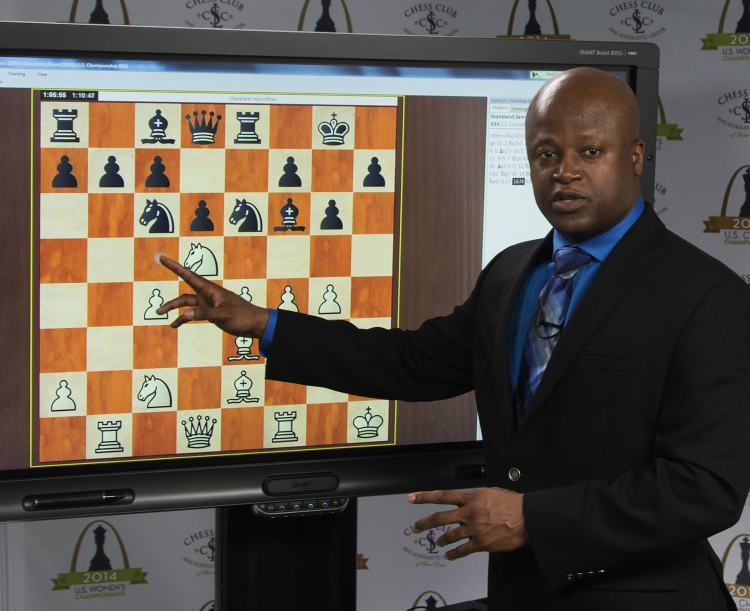
#> input picture chess_detection/Chess2FEN/Test Data/TestImages/TestImages/BoardDetection/cc1.jpg, 1500 x 1222 px (shown at 1/2 size)
$ python -i image_processing.py   (imports and definitions only)
#> lines starting #> are read from the running program, lines starting #| are printed output that depends on the picture; after the words box and inside, x2 and y2 are one past the last pixel; in counts of white or black regions, pixels touching at a corner belong together
#> further down, picture is the input picture: shape (1222, 1500, 3); mean B, G, R 75.6, 85.4, 94.6
"""
Image processing utilities for chess board detection.

Provides functions for preprocessing images, detecting board corners,
perspective correction, and piece localization.
"""

import cv2
import numpy as np
from typing import List, Optional, Tuple, Union


# [28 lines left out: function preprocess_image, not called in this run]


def detect_board_corners(
    image: np.ndarray,
    method: str = 'contours'
) -> Optional[np.ndarray]:
    """
    Detect chess board corners in image.

    Args:
        image: Input image
        method: Detection method ('contours', 'hough', 'template')

    Returns:
        4x2 array of corner coordinates or None
    """
    if method == 'contours':
        return _detect_corners_contours(image)
    elif method == 'hough':
        return _detect_corners_hough(image)
    elif method == 'template':
        return _detect_corners_template(image)
    else:
        raise ValueError(f"Unknown detection method: {method}")


def _detect_corners_contours(image: np.ndarray) -> Optional[np.ndarray]:
    """Detect corners using contour analysis."""
    gray = cv2.cvtColor(image, cv2.COLOR_BGR2GRAY)
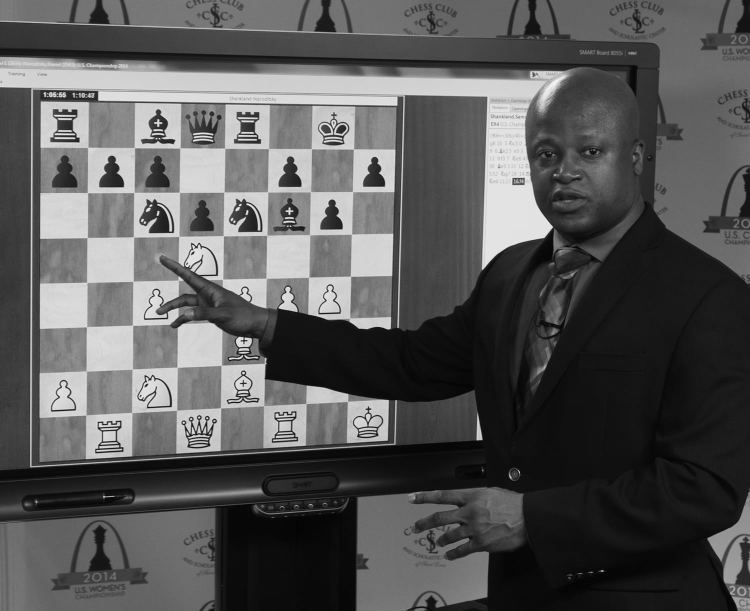
#> gray: shape (1222, 1500) (shown at 1/2 size); min 0, max 254, mean 87.1

    # Apply Gaussian blur
    blurred = cv2.GaussianBlur(gray, (5, 5), 0)

    # Apply Canny edge detection
    edges = cv2.Canny(blurred, 50, 150)
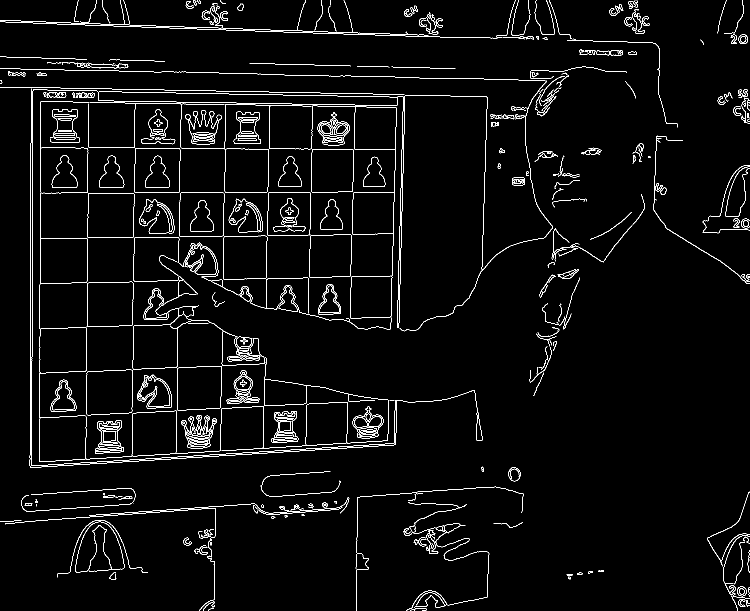
#> edges: shape (1222, 1500) (shown at 1/2 size); 3.2% white in thin lines or dots

    # Find contours
    contours, _ = cv2.findContours(edges, cv2.RETR_EXTERNAL, cv2.CHAIN_APPROX_SIMPLE)
#> contours = 336 contours, 183 with area under 20; largest, box (x1, y1, x2, y2) and area: (79, 202, 779, 924) 43054, (180, 204, 793, 659) 13869, (175, 386, 269, 476) 8128, (173, 563, 267, 654) 7981, (269, 296, 361, 386) 7968

    # Find largest contour (likely the board)
    if not contours:
        return None

    largest_contour = max(contours, key=cv2.contourArea)
#> largest_contour = contour of 1170 points, box (x1, y1, x2, y2) (79, 202, 779, 924), area 43054

    # Approximate contour to polygon
    epsilon = 0.02 * cv2.arcLength(largest_contour, True)
#> epsilon = 158
    approx = cv2.approxPolyDP(largest_contour, epsilon, True)
#> approx = [[81, 203], [79, 923], [775, 880], [267, 738], [358, 560], [266, 738], [775, 879], [80, 835]]

    # Check if we have 4 corners
    if len(approx) == 4:
        corners = approx.reshape(4, 2)
        return corners

    return None


# [203 lines left out: functions _detect_corners_hough, _detect_corners_template, perspective_correct, extract_squares, enhance_contrast, apply_gaussian_blur and 3 more, not called in this run]

>>> import cv2
>>> picture = cv2.imread('../../chess_detection/Chess2FEN/Test Data/TestImages/TestImages/BoardDetection/cc1.jpg')
>>> result = detect_board_corners(picture)

$ run again, on chess_detection/Chess2FEN/Test Data/TestImages/TestImages/BoardDetection/cc10.jpg
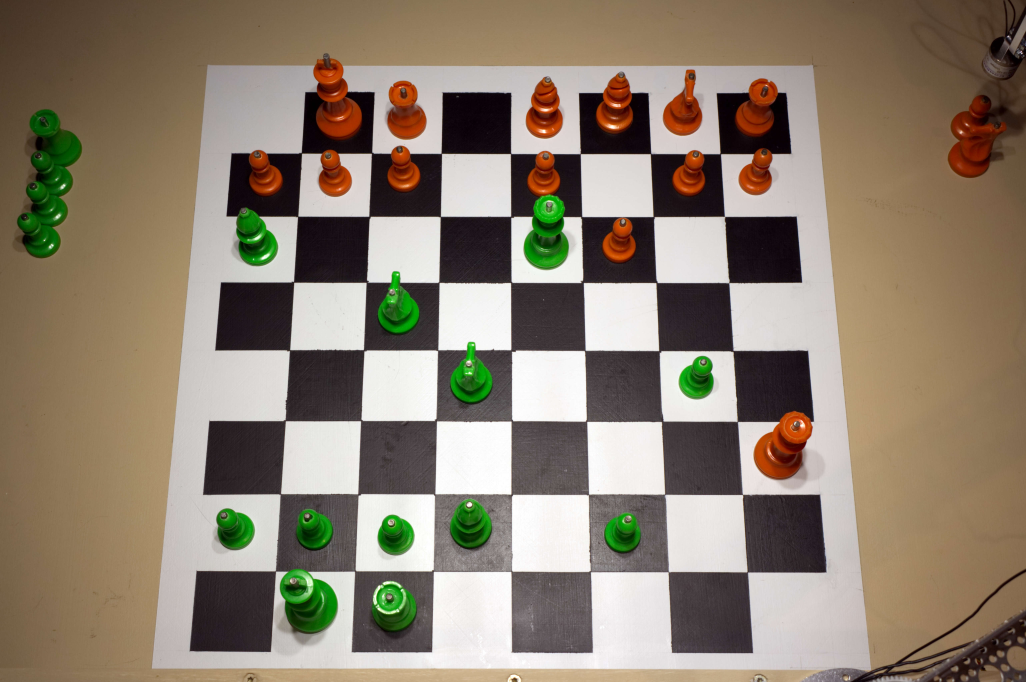
#> input picture chess_detection/Chess2FEN/Test Data/TestImages/TestImages/BoardDetection/cc10.jpg, 5130 x 3410 px (shown at 1/5 size)
#> picture is the input picture: shape (3410, 5130, 3); mean B, G, R 111, 127.6, 140.6
#> in _detect_corners_contours, `gray = cv2.cvtColor(image, cv2.COLOR_BGR2GRAY)`:
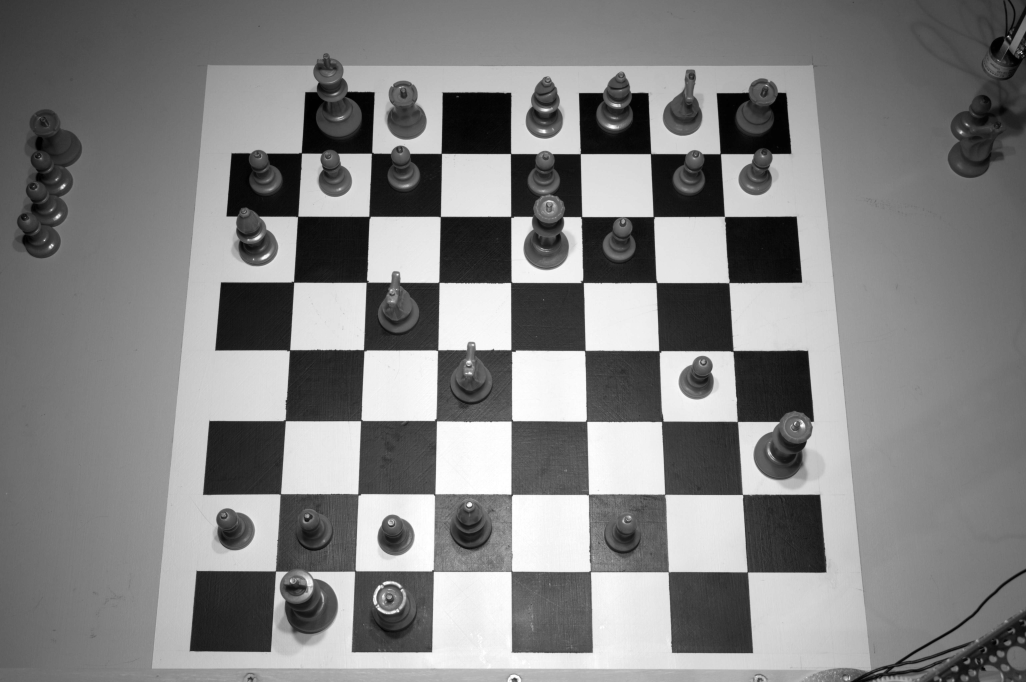
#> gray: shape (3410, 5130) (shown at 1/5 size); min 0, max 255, mean 129.6
#> in _detect_corners_contours, `edges = cv2.Canny(blurred, 50, 150)`:
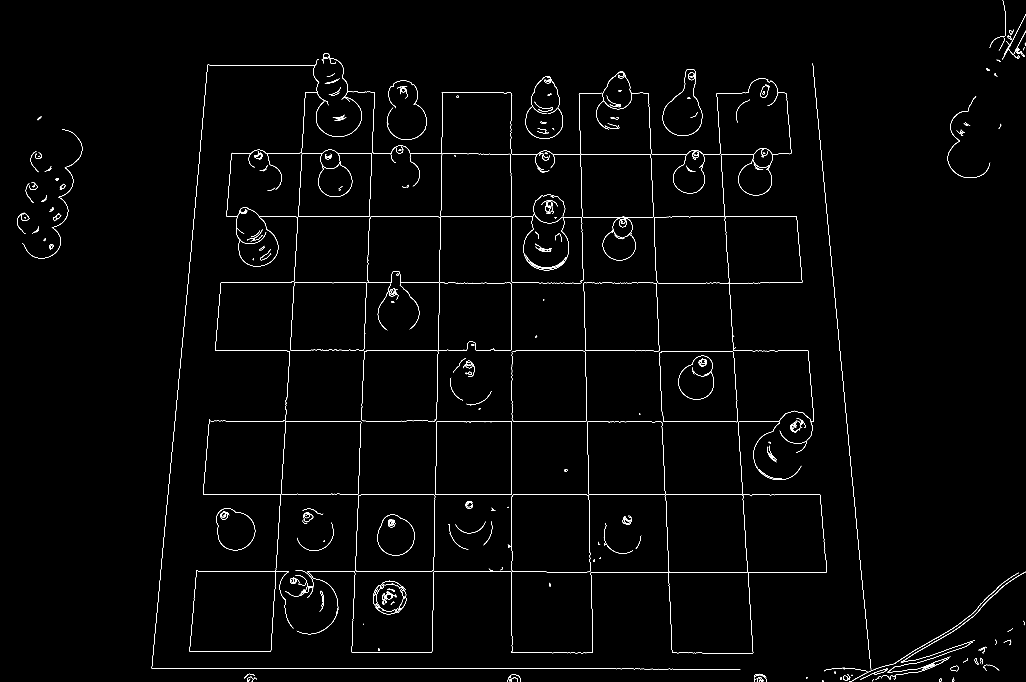
#> edges: shape (3410, 5130) (shown at 1/5 size); 0.58% white in thin lines or dots
#> contours = 429 contours, 255 with area under 20; largest, box (x1, y1, x2, y2) and area: (2557, 2473, 2954, 2861) 149654, (1777, 2470, 2176, 2858) 149230, (1405, 2105, 1806, 2472) 139018, (2936, 2108, 3326, 2474) 137244, (3298, 1755, 3690, 2111) 131669
#> largest_contour = contour of 161 points, box (x1, y1, x2, y2) (2557, 2473, 2954, 2861), area 149654
#> epsilon = 31.5
#> approx = [[2564, 2475], [2563, 2858], [2953, 2854], [2943, 2476]]
#> corners has the same summary as approx
#> result has the same summary as approx in _detect_corners_contours

$ run again, on chess_detection/Chess2FEN/Test Data/TestImages/TestImages/BoardDetection/cc2.jpg
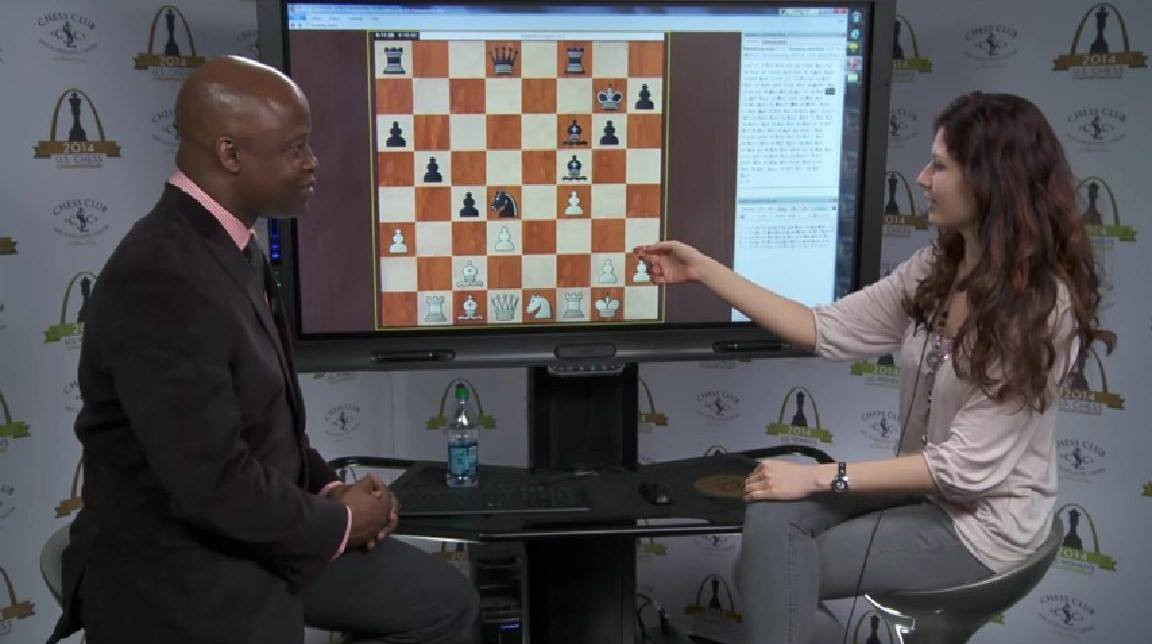
#> input picture chess_detection/Chess2FEN/Test Data/TestImages/TestImages/BoardDetection/cc2.jpg, 1152 x 644 px
#> picture is the input picture: shape (644, 1152, 3); mean B, G, R 86.7, 83.4, 86.1
#> in _detect_corners_contours, `gray = cv2.cvtColor(image, cv2.COLOR_BGR2GRAY)`:
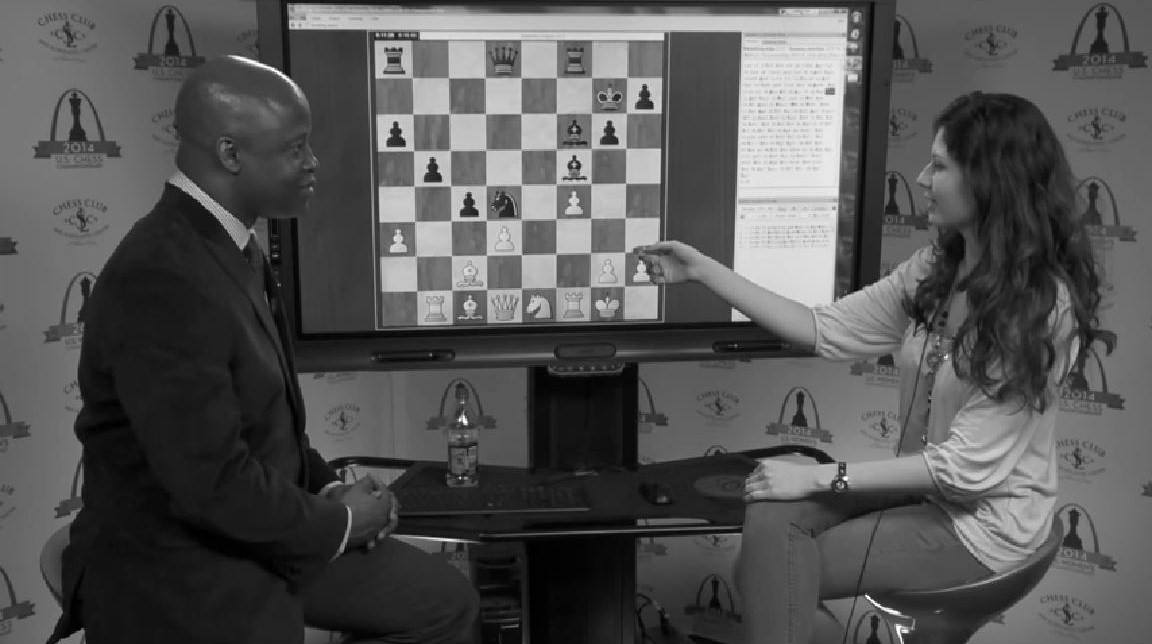
#> gray: shape (644, 1152); min 0, max 255, mean 84.6
#> in _detect_corners_contours, `edges = cv2.Canny(blurred, 50, 150)`:
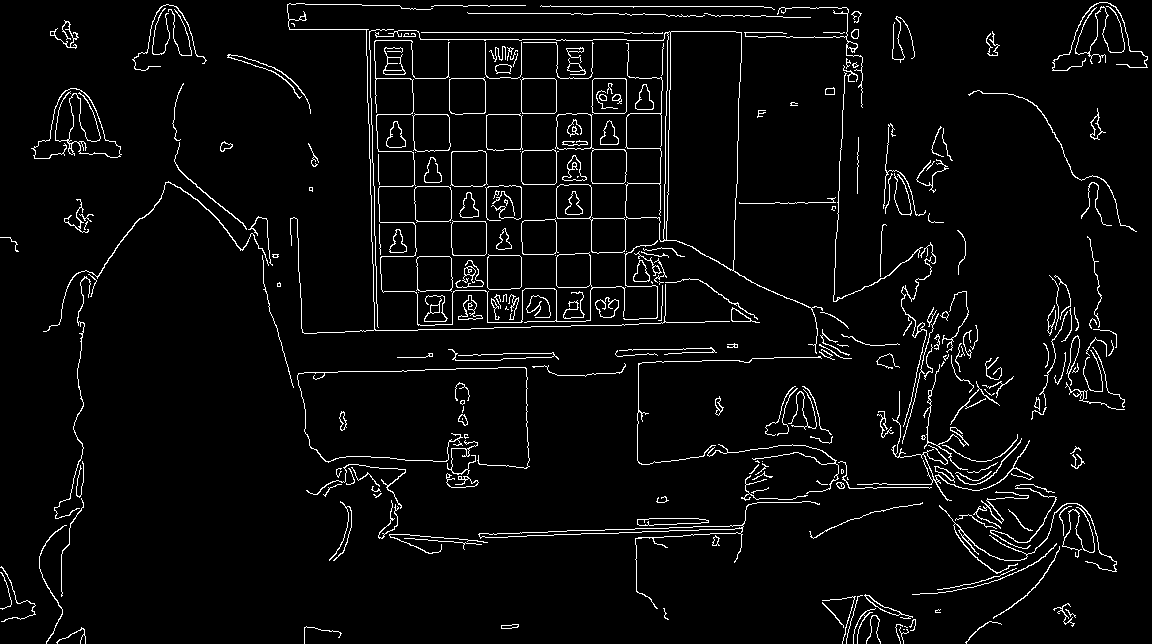
#> edges: shape (644, 1152); 4.2% white in thin lines or dots
#> contours = 275 contours, 171 with area under 20; largest, box (x1, y1, x2, y2) and area: (375, 30, 823, 354) 16016, (555, 113, 627, 184) 2376, (556, 184, 627, 254) 2318, (412, 113, 451, 152) 1296, (414, 186, 452, 223) 1262
#> largest_contour = contour of 530 points, box (x1, y1, x2, y2) (375, 30, 823, 354), area 16016
#> epsilon = 50.13
#> approx = [[375, 32], [666, 32], [625, 215], [628, 43], [626, 217], [816, 353], [733, 270], [741, 32]]

$ run again, on chess_detection/Chess2FEN/Test Data/TestImages/TestImages/BoardDetection/cc3.jpg
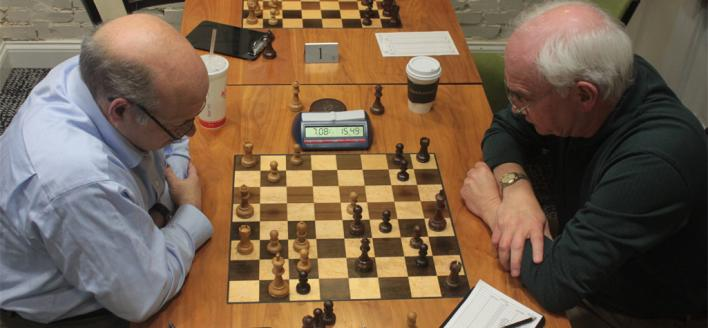
#> input picture chess_detection/Chess2FEN/Test Data/TestImages/TestImages/BoardDetection/cc3.jpg, 708 x 328 px
#> picture is the input picture: shape (328, 708, 3); mean B, G, R 75.9, 96, 117.4
#> in _detect_corners_contours, `gray = cv2.cvtColor(image, cv2.COLOR_BGR2GRAY)`:
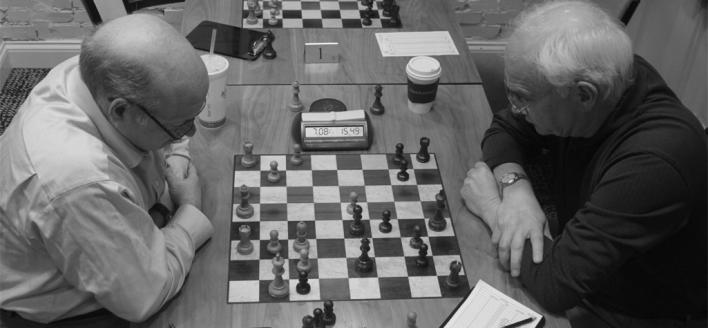
#> gray: shape (328, 708); min 2, max 240, mean 100.1
#> in _detect_corners_contours, `edges = cv2.Canny(blurred, 50, 150)`:
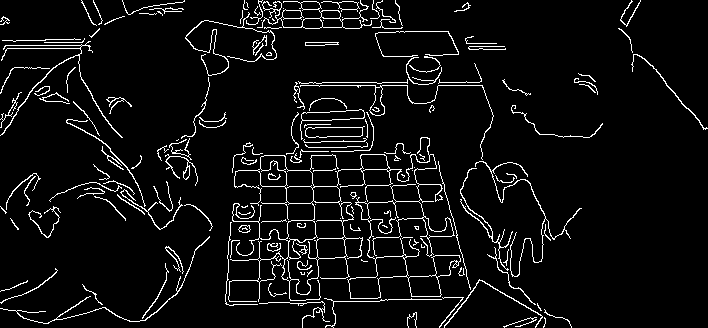
#> edges: shape (328, 708); 5.9% white in thin lines or dots
#> contours = 147 contours, 117 with area under 20; largest, box (x1, y1, x2, y2) and area: (228, 137, 461, 302) 8914, (257, 0, 372, 29) 844, (305, 126, 365, 138) 520, (300, 109, 365, 140) 508, (300, 85, 494, 160) 270
#> largest_contour = contour of 1514 points, box (x1, y1, x2, y2) (228, 137, 461, 302), area 8914
#> epsilon = 94.45
#> approx = [[429, 138], [235, 171], [229, 301], [412, 154], [440, 296]]
